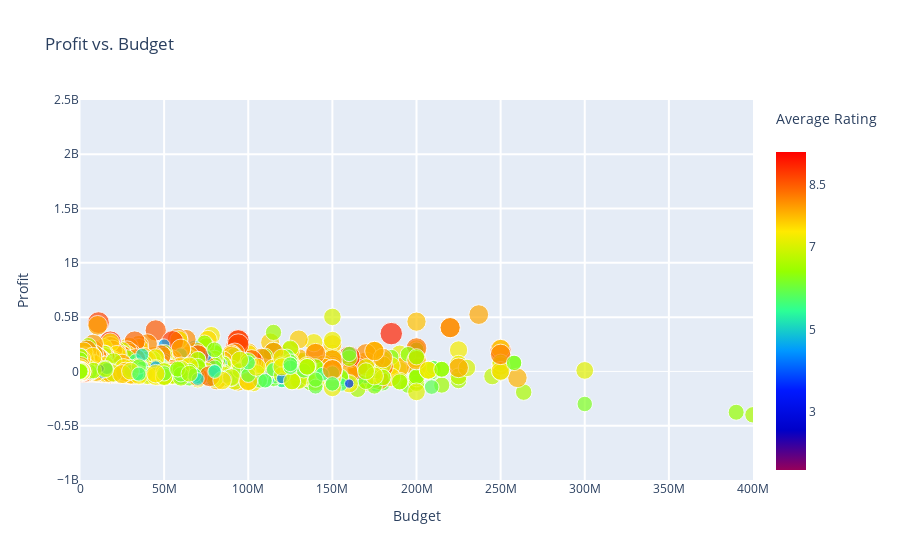

This figure's notebook cell:
### Code cell
# Bubble chart for profit vs budget
layout = go.Layout(
    title='Profit vs. Budget',
    xaxis=dict(
        title='Budget',
        gridcolor='rgb(255, 255, 255)',
        range=[0, 4e8],
        zerolinewidth=1,
        ticklen=5,
        gridwidth=2,
    ),
    yaxis=dict(
        title='Profit',
        gridcolor='rgb(255, 255, 255)',
        range=[-10e8, 25e8],
        zerolinewidth=1,
        ticklen=5,
        gridwidth=2,
    )
)

data = [go.Scatter(
    x=sub_df[sub_df.budget>5000].budget.values,
    y=sub_df[sub_df.budget>5000].profit.values, 
    mode='markers',
    text= sub_df[sub_df.budget>5000].movie_title.values, 
    # Average Rating Marker 
    marker=dict(
        size=2.5*(sub_df[sub_df.budget>5000].imdb_score),
        sizeref=1.0,
        color=sub_df[sub_df.budget>5000].imdb_score.values,
                
        colorbar=ColorBar(title='Average Rating<br> &nbsp;' , tickvals=[0,1.5,3,5,7,8.5]),

        showscale=True,
        colorscale='Rainbow'
    ))]
# Plot
fig = go.Figure(data=data, layout=layout)
iplot(fig)

### Figure 1 — Plotly figure (JSON) as saved in the notebook; plotly's stock layout.template omitted (floating-point values rounded to 4 significant figures; data arrays with more than 128 entries replaced by an {"elided": "..."} marker saying what was removed)
{"data": [{"marker": {"color": {"elided": "3878 float values"}, "colorbar": {"tickvals": [0, 1.5, 3, 5, 7, 8.5], "title": {"text": "Average Rating<br> &nbsp;"}}, "colorscale": [[0, "rgb(150,0,90)"], [0.125, "rgb(0,0,200)"], [0.25, "rgb(0,25,255)"], [0.375, "rgb(0,152,255)"], [0.5, "rgb(44,255,150)"], [0.625, "rgb(151,255,0)"], [0.75, "rgb(255,234,0)"], [0.875, "rgb(255,111,0)"], [1, "rgb(255,0,0)"]], "showscale": true, "size": {"elided": "3878 float values"}, "sizeref": 1}, "mode": "markers", "text": {"elided": "3878 str values"}, "type": "scatter", "x": {"elided": "3878 int values"}, "y": {"elided": "3878 int values"}}], "layout": {"title": {"text": "Profit vs. Budget"}, "xaxis": {"gridcolor": "rgb(255, 255, 255)", "gridwidth": 2, "range": [0, 400000000], "ticklen": 5, "title": {"text": "Budget"}, "zerolinewidth": 1}, "yaxis": {"gridcolor": "rgb(255, 255, 255)", "gridwidth": 2, "range": [-1000000000, 2500000000], "ticklen": 5, "title": {"text": "Profit"}, "zerolinewidth": 1}}}
